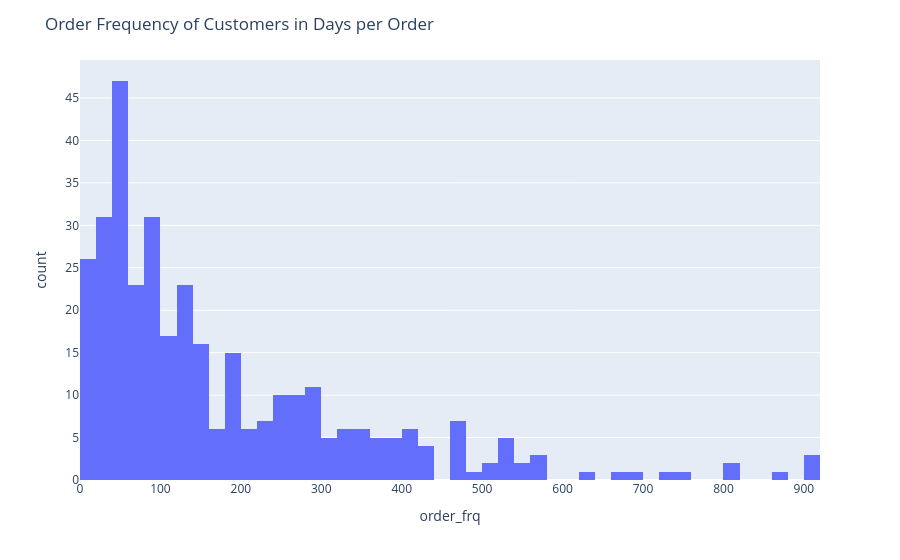

Notebook code cell kept with this figure:
### Markdown cell above
Order frequency varies widely across customers, which makes aggregate demand harder to predict. The histogram below summarizes each customer's average inter-order time in days per order.

### Code cell
def plot_order_frequency(df):
    df = df.copy()
    df["first_order"] = df.groupby("customer")["date"].transform("min")
    df["last_order"] = df.groupby("customer")["date"].transform("max")
    df["n_orders"] = df.groupby("customer")["date"].transform("size")
    df["order_time_delta"] = df["last_order"] - df["first_order"]
    df["order_time_delta"] = df["order_time_delta"].dt.days
    df["order_frq"] = df["order_time_delta"] / df["n_orders"]
    df = df.loc[df["order_frq"] > 0]
    df_plot = df.groupby("customer")[["order_frq"]].mean().reset_index()

    fig = px.histogram(df_plot, x="order_frq", nbins=75)
    fig.update_layout(title="Order Frequency of Customers in Days per Order", width=900)
    fig.show()


plot_order_frequency(df)

### Figure 1 — Plotly figure (JSON) as saved in the notebook; plotly's stock layout.template omitted (floating-point values rounded to 4 significant figures; data arrays with more than 128 entries replaced by an {"elided": "..."} marker saying what was removed)
{"data": [{"bingroup": "x", "hovertemplate": "order_frq=%{x}<br>count=%{y}<extra></extra>", "legendgroup": "", "marker": {"color": "#636efa", "pattern": {"shape": ""}}, "name": "", "nbinsx": 75, "orientation": "v", "showlegend": false, "type": "histogram", "x": {"elided": "347 float values"}, "xaxis": "x", "yaxis": "y"}], "layout": {"barmode": "relative", "legend": {"tracegroupgap": 0}, "margin": {"t": 60}, "title": {"text": "Order Frequency of Customers in Days per Order"}, "width": 900, "xaxis": {"anchor": "y", "domain": [0, 1], "title": {"text": "order_frq"}}, "yaxis": {"anchor": "x", "domain": [0, 1], "title": {"text": "count"}}}}
